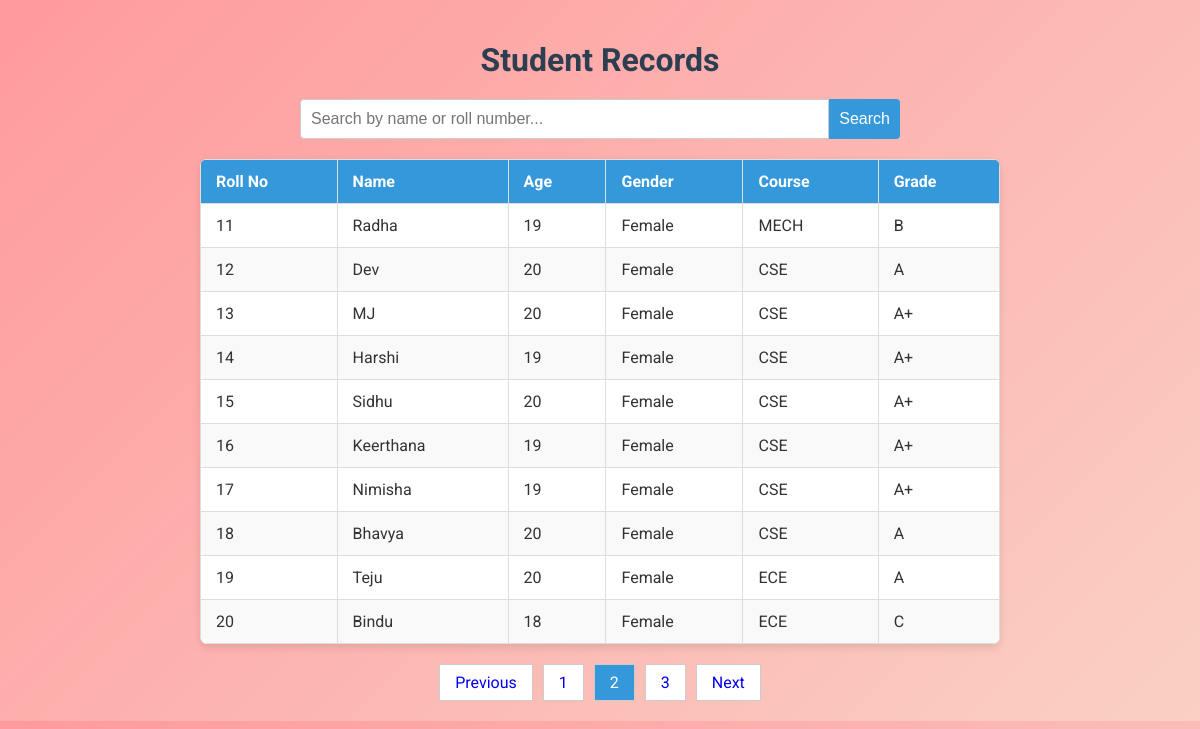
Page /view?page=2 (signed in) on the committed database.
### tables this page shows
CREATE TABLE students (
        roll_no INTEGER PRIMARY KEY AUTOINCREMENT,
        name TEXT,
        age INTEGER,
        gender TEXT,
        course TEXT,
        grade TEXT
    );

### apps.py (the view)
@app.route('/view')
def view_students():
    if 'username' not in session:
        return redirect('/')
    page = int(request.args.get('page', 1))
    per_page = 10
    offset = (page - 1) * per_page
    conn = sqlite3.connect('students.db')
    cursor = conn.cursor()
    query = "SELECT * FROM students ORDER BY roll_no ASC LIMIT ? OFFSET ?"
    cursor.execute(query, (per_page, offset))
    students = cursor.fetchall()
    cursor.execute("SELECT COUNT(*) FROM students")
    total_students = cursor.fetchone()[0]
    conn.close()
    total_pages = (total_students + per_page - 1) // per_page
    return render_template('view.html', students=students, page=page, total_pages=total_pages)

### templates/view.html (shortened to what this page needs)
<!DOCTYPE html>
<html lang="en">
<head>
</head>
<body>
    <h1>Student Records</h1>
    <div class="search-bar">
        <input type="text" id="searchInput" placeholder="Search by name or roll number..." onkeyup="filterTable()">
        <button onclick="filterTable()">Search</button>
    </div>
    <div class="table-container">
        <table id="studentTable">
            <thead>
                <tr>
                    <th>Roll No</th>
                    <th>Name</th>
                    <th>Age</th>
                    <th>Gender</th>
                    <th>Course</th>
                    <th>Grade</th>
                </tr>
            </thead>
            <tbody>
                {% for student in students %}
                <tr>
                    <td>{{ student[0] }}</td>
                    <td>{{ student[1] }}</td>
                    <td>{{ student[2] }}</td>
                    <td>{{ student[3] }}</td>
                    <td>{{ student[4] }}</td>
                    <td>{{ student[5] }}</td>
                </tr>
                {% endfor %}
            </tbody>
        </table>
    </div>
    <div class="pagination">
        {% if page > 1 %}
        <a href="/view?page={{ page - 1 }}" class="previous">Previous</a>
        {% else %}
        <a href="#" class="previous disabled">Previous</a>
        {% endif %}
        {% for p in range(1, total_pages + 1) %}
        <a href="/view?page={{ p }}" class="{{ 'active' if p == page else '' }}">{{ p }}</a>
        {% endfor %}
        {% if page < total_pages %}
        <a href="/view?page={{ page + 1 }}" class="next">Next</a>
        {% else %}
        <a href="#" class="next disabled">Next</a>
        {% endif %}
    </div>
</body>
</html>

### templates/view.html (style rules this page uses)
body { font-family: 'Roboto', sans-serif; margin: 0; padding: 0; background: linear-gradient(135deg, #ff9a9e, #fad0c4); color: #333; display: flex; flex-direction: column; align-items: center; padding: 20px; }
h1 { color: #2c3e50; margin-bottom: 20px; }
.search-bar { margin-bottom: 20px; width: 100%; max-width: 600px; display: flex; }
.search-bar input { flex: 1; padding: 10px; font-size: 1rem; border: 1px solid #ccc; border-radius: 4px 0 0 4px; }
.search-bar button { padding: 10px; background-color: #3498db; color: #fff; border: none; border-radius: 0 4px 4px 0; cursor: pointer; font-size: 1rem; }
.table-container { width: 100%; max-width: 800px; overflow-x: auto; border-radius: 8px; box-shadow: 0 4px 8px rgba(0, 0, 0, 0.1); background: #fff; }
table { width: 100%; border-collapse: collapse; }
th, td { padding: 12px 15px; text-align: left; border: 1px solid #ddd; }
th { background-color: #3498db; color: #fff; cursor: pointer; }
tr:nth-child(even) { background-color: #f9f9f9; }
.pagination { display: flex; justify-content: center; margin-top: 20px; }
.pagination a { padding: 8px 15px; margin: 0 5px; border: 1px solid #ccc; background-color: #fff; cursor: pointer; text-decoration: none; }
.pagination a.active { background-color: #3498db; color: #fff; }

### rows in the picture
students: roll_no "11", name "Radha", age "19", gender "Female", course "MECH", grade "B"
students: roll_no "12", name "Dev", age "20", gender "Female", course "CSE", grade "A"
students: roll_no "13", name "MJ", age "20", gender "Female", course "CSE", grade "A+"
students: roll_no "14", name "Harshi", age "19", gender "Female", course "CSE", grade "A+"
students: roll_no "15", name "Sidhu", age "20", gender "Female", course "CSE", grade "A+"
students: roll_no "16", name "Keerthana", age "19", gender "Female", course "CSE", grade "A+"
students: roll_no "17", name "Nimisha", age "19", gender "Female", course "CSE", grade "A+"
students: roll_no "18", name "Bhavya", age "20", gender "Female", course "CSE", grade "A"
students: roll_no "19", name "Teju", age "20", gender "Female", course "ECE", grade "A"
students: roll_no "20", name "Bindu", age "18", gender "Female", course "ECE", grade "C"

### other values in the picture
{{ p }} "1" "2" "3"
